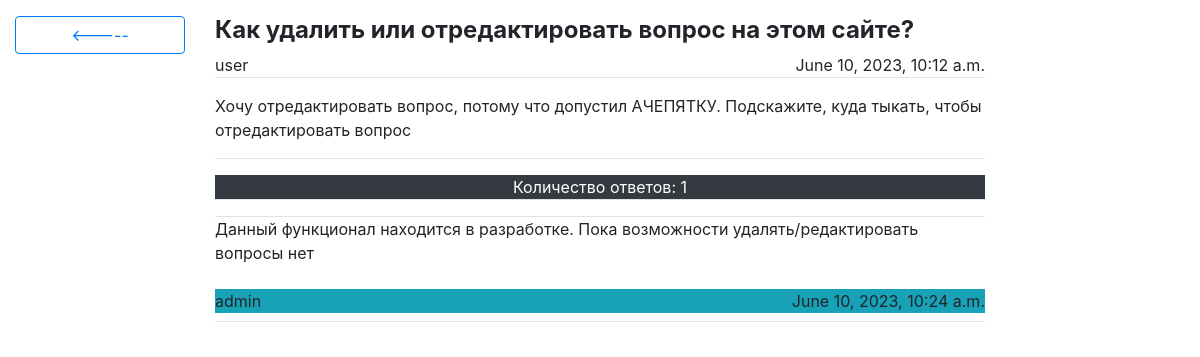
Before: /27ceaebf88e874f5fbbfc330f020deaab748513dab2be99a86d0a5707a9d0150/ with the older database file.
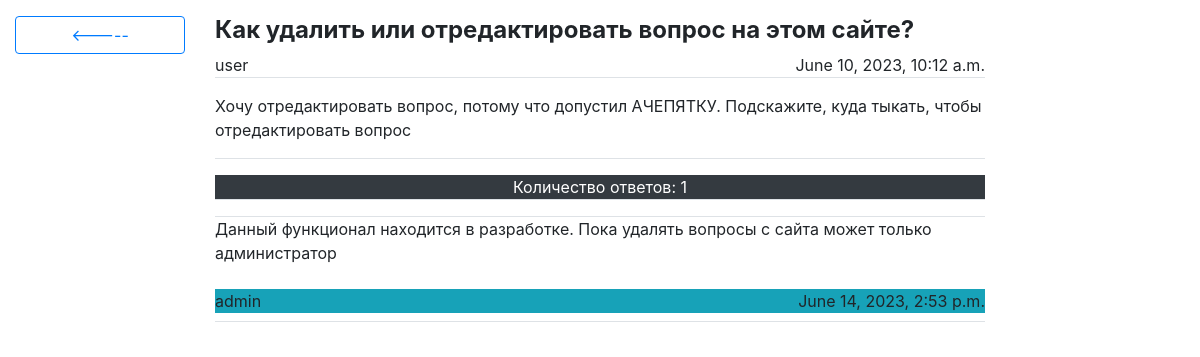
After: the same page with the newer database file.
### core/models.py (models this page shows)
class QuestionModel(models.Model):
    qid = models.CharField(max_length=256, primary_key=True)
    theme = models.CharField(max_length=256, choices=THEMES, null=False)
    date = models.DateTimeField(auto_now=True)
    header = models.CharField(max_length=140, null=False)
    body = models.TextField(null=False)
    uid = models.ForeignKey(to="account.AccountModel", on_delete=models.CASCADE)

class AnswerModel(models.Model):
    aid = models.CharField(max_length=256, primary_key=True)
    date = models.DateTimeField(auto_now=True)
    body = models.TextField(null=False)
    uid = models.ForeignKey(to="account.AccountModel", on_delete=models.CASCADE)
    qid = models.ForeignKey(to="QuestionModel", on_delete=models.CASCADE)

### account/models.py (models this page shows, shortened)
class AccountModel(AbstractBaseUser):
    username = models.CharField(max_length=20, primary_key=True)
    password = models.CharField(max_length=256, null=False)
    is_god = models.BooleanField(default=False)
    USERNAME_FIELD = "username"
    REQUIRED_FIELDS = []
    objects = AccountManager()

### core/views.py (the view)
# urls.py: path("<str:qid>/", answer, name="answer")]
def answer(request: HttpRequest, qid: str=None) -> HttpResponse:
    context = utils.answer.build_context(request, qid,
                                         request.GET.get("answer", None))
    return render(request, ANSWER_TEMPLATE, context)

### core/utils/answer.py (called while the page is built, shortened)
def build_context(request: HttpRequest, qid: str, aid: str=None) -> dict:
    try:
        question_obj = QuestionModel.objects.get(qid=qid)
        answer_objs = list(AnswerModel.objects.filter(qid=qid))
    except:
        return {}
    try:
        answer_obj = AnswerModel.objects.get(aid=aid)
    except:
        answer_obj = None
    aform = AnswerForm(data=answer_obj.__dict__) if answer_obj else AnswerForm()
    return {"question": question_obj,
            "aform": aform,
            "answers": answer_objs,
            "username": get_username(request)}

### core/utils/home.py (called while the page is built)
def get_username(request: HttpRequest) -> str:
    if not request.user:
        return ""
    return request.user.username

### qa/templatetags/md_tag.py (called while the page is built)
@register.filter
@stringfilter
def to_md(text: str) -> str:
    return markdown.markdown(text, extensions=["markdown.extensions.fenced_code",
                                               "markdown.extensions.tables"])

### core/templates/core/answer.html (shortened to what this page needs)
{% load md_tag %}
<html>
    <head>
        <link rel="stylesheet" href="https://cdn.jsdelivr.net/npm/bootstrap@4.4.1/dist/css/bootstrap.min.css">
    </head>
    <body class="container-fluid h-100 overflow-hidden" style="position: absolute;">
        <div class="row h-100">
            <div class="col-2">
                <a class="container-fluid mt-3 btn btn-outline-primary" href="{% url 'core:home' %}"><-----</a>
            </div>
            <div class="col-8 d-flex flex-column h-100 overflow-auto" style="scrollbar-width: thin;">
                <div class="container-fluid px-0 mt-3">
                    <h4 class="font-weight-bolder">{{ question.header }}</h4>
                </div>
                <div class="container-fluid d-flex border-bottom px-0">
                    <div class="col-6 px-0">{{ question.uid }}</div>
                    <div class="col-6 px-0 text-right">{{ question.date }}</div>
                </div>
                <div class="mt-3 border-bottom">
                    {{ question.body|to_md|safe }}
                </div>
                <div class="container-fluid border-bottom px-0 mt-3 bg-dark text-white text-center">
                    <p class="text-weight-bold my-0">Количество ответов: {{ answers|length }}</p>
                </div>
                <div class="d-flex flex-column w-100 mt-3 border-top">
                    {% for obj in answers %}
                        <div class="d-flex flex-column border-bottom mb-2">
                            {{ obj.body|to_md|safe }}
                            <div class="container-fluid d-flex px-0 my-2 bg-info">
                                <div class="col-6 px-0">{{ obj.uid }}</div>
                                <div class="col-6 px-0 text-right">{{ obj.date }}</div>
                            </div>
                        </div>
                    {% endfor %}
                </div>
            </div>
            <div class="col-2">
            </div>
        </div>
    </body>
</html>

Changed rows visible on the page:
removed AnswerModel: body|to_md "Данный функционал находится в разработке. Пока возможности удалять/редактировать вопросы нет", uid "admin", date "June 10, 2023, 10:24 a.m."
added AnswerModel: body|to_md "Данный функционал находится в разработке. Пока удалять вопросы с сайта может только администратор", uid "admin", date "June 14, 2023, 2:53 p.m."
